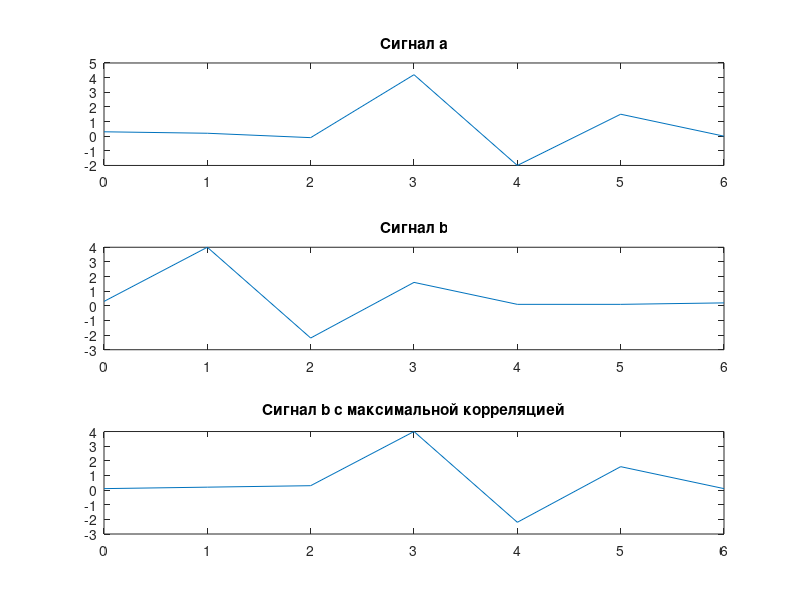
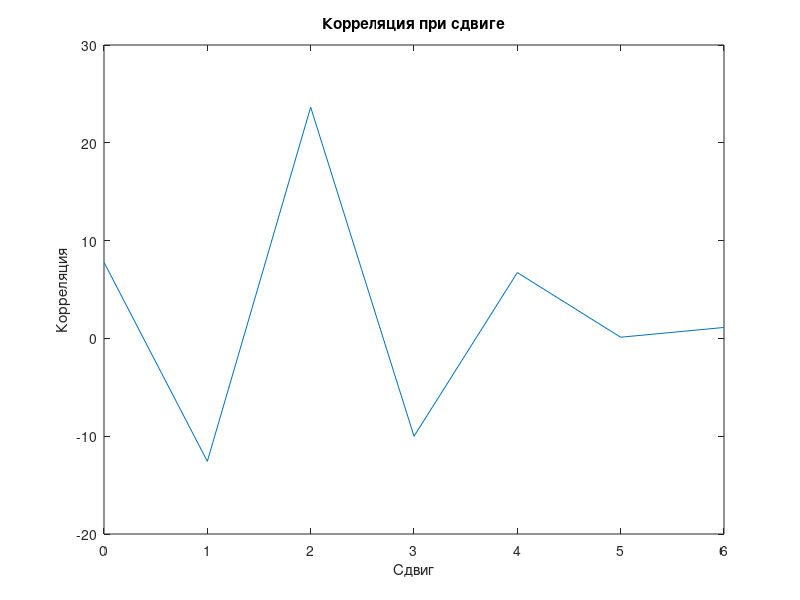

Source code (MATLAB) for these figures, in order:
f1 = 12;
f2 = 12 + 4;
f3 = 12 * 2 + 1;

t = (0:99) / 100;

s1 = cos(2 * pi * f1 * t);
s2 = cos(2 * pi * f2 * t);
s3 = cos(2 * pi * f3 * t);

a = 4 * s1 + 4 * s2 + s3;
b = 2 * s1 + s2 + 2 * s3;

corr1 = sum(a .* b);
corr2 = sum(s1 .* a);
corr3 = sum(s1 .* b);
sum_a = sum(a .* a);
sum_b = sum(b .* b);
sum_s1 = sum(s1 .* s1);
corr_norm1 = corr1 / sqrt(sum_a * sum_b);
corr_norm2 = corr2 / sqrt(sum_s1 * sum_a);
corr_norm3 = corr3 / sqrt(sum_s1 * sum_b);

fprintf("Корреляция a и b: %f\n", corr1);
fprintf("Корреляция s1 и a: %f\n", corr2);
fprintf("Корреляция s1 и b: %f\n", corr3);
fprintf("Нормализованная корреляция a и b: %f\n", corr_norm1);
fprintf("Нормализованная корреляция s1 и a: %f\n", corr_norm2);
fprintf("Нормализованная корреляция s1 и b: %f\n", corr_norm3);

a1 = [0.3, 0.2, -0.1, 4.2, -2, 1.5, 0];
b1 = [0.3, 4, -2.2, 1.6, 0.1, 0.1, 0.2];
t1 = 0:length(a1) - 1;
correlat = zeros(1, length(a1));

for i = 1:length(a1)
    data_new = circshift(b1, i - 1);
    correlat(i) = sum(a1 .* data_new);
end

[~, max_corr_idx] = max(correlat);
b_max = circshift(b1, max_corr_idx - 1);

figure;

subplot(3, 1, 1);
plot(t1, a1);
title('Сигнал a');

subplot(3, 1, 2);
plot(t1, b1);
title('Сигнал b');

subplot(3, 1, 3);
plot(t1, b_max);
title('Сигнал b с максимальной корреляцией');

figure;
plot(t1, correlat);
title('Корреляция при сдвиге');
xlabel('Сдвиг');
ylabel('Корреляция');

disp(correlat)